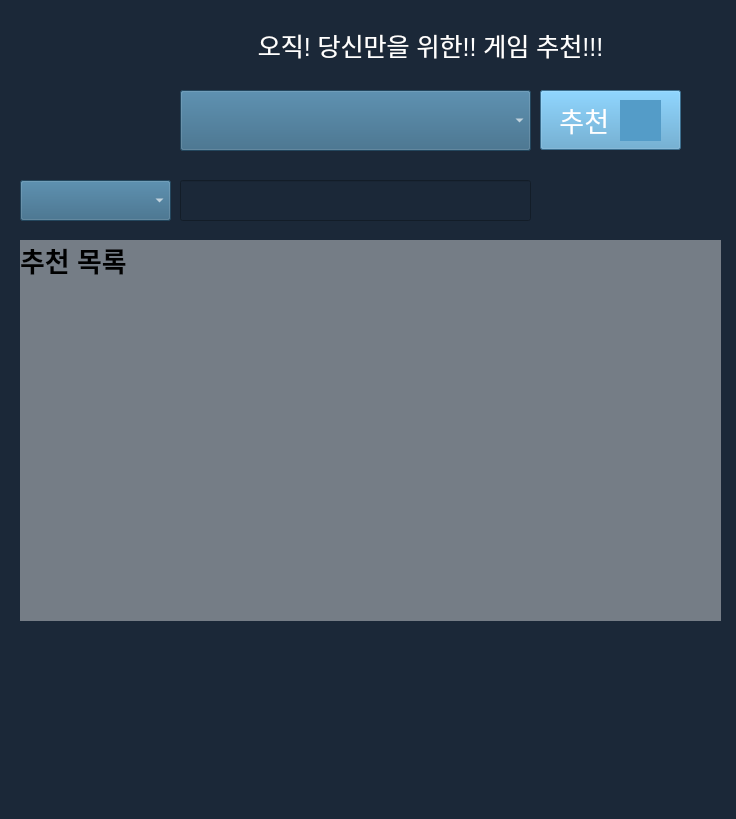
<?xml version="1.0" encoding="UTF-8"?>
<ui version="4.0">
 <class>Form</class>
 <widget class="QWidget" name="Form">
  <property name="geometry">
   <rect>
    <x>0</x>
    <y>0</y>
    <width>736</width>
    <height>819</height>
   </rect>
  </property>
  <property name="windowTitle">
   <string>Steam</string>
  </property>
  <property name="windowIcon">
   <iconset>
    <normaloff>ssteam.png</normaloff>ssteam.png</iconset>
  </property>
  <property name="styleSheet">
   <string notr="true">background-color:rgb(27, 40, 56);</string>
  </property>
  <widget class="QLabel" name="label">
   <property name="geometry">
    <rect>
     <x>180</x>
     <y>20</y>
     <width>501</width>
     <height>51</height>
    </rect>
   </property>
   <property name="font">
    <font>
     <pointsize>19</pointsize>
    </font>
   </property>
   <property name="styleSheet">
    <string notr="true">color: rgb(255, 255, 255);</string>
   </property>
   <property name="text">
    <string>오직! 당신만을 위한!! 게임 추천!!!</string>
   </property>
   <property name="alignment">
    <set>Qt::AlignCenter</set>
   </property>
  </widget>
  <widget class="QComboBox" name="cmb_gamelist">
   <property name="geometry">
    <rect>
     <x>180</x>
     <y>90</y>
     <width>351</width>
     <height>61</height>
    </rect>
   </property>
   <property name="font">
    <font>
     <pointsize>20</pointsize>
    </font>
   </property>
   <property name="styleSheet">
    <string notr="true">color: rgb(255, 255, 255);

background-color:rgb(49, 98, 130);

selection-background-color: rgb(49, 98, 130);




</string>
   </property>
  </widget>
  <widget class="QLabel" name="label_2">
   <property name="geometry">
    <rect>
     <x>20</x>
     <y>20</y>
     <width>140</width>
     <height>140</height>
    </rect>
   </property>
   <property name="text">
    <string/>
   </property>
   <property name="scaledContents">
    <bool>true</bool>
   </property>
  </widget>
  <widget class="QPushButton" name="btn_recommendation">
   <property name="geometry">
    <rect>
     <x>540</x>
     <y>90</y>
     <width>141</width>
     <height>60</height>
    </rect>
   </property>
   <property name="font">
    <font>
     <pointsize>20</pointsize>
    </font>
   </property>
   <property name="styleSheet">
    <string notr="true">color: rgb(255, 255, 255);
background-color:rgb(84, 156, 200);</string>
   </property>
   <property name="text">
    <string>추천       </string>
   </property>
  </widget>
  <widget class="QLabel" name="label_3">
   <property name="geometry">
    <rect>
     <x>20</x>
     <y>240</y>
     <width>701</width>
     <height>381</height>
    </rect>
   </property>
   <property name="styleSheet">
    <string notr="true">background-color:rgba(255, 255, 255, 30)</string>
   </property>
   <property name="text">
    <string/>
   </property>
  </widget>
  <widget class="QLineEdit" name="le_keyword">
   <property name="geometry">
    <rect>
     <x>180</x>
     <y>180</y>
     <width>351</width>
     <height>41</height>
    </rect>
   </property>
   <property name="font">
    <font>
     <pointsize>17</pointsize>
    </font>
   </property>
   <property name="styleSheet">
    <string notr="true">color: rgb(255, 255, 255);</string>
   </property>
  </widget>
  <widget class="QLabel" name="lbl_recommendation">
   <property name="geometry">
    <rect>
     <x>20</x>
     <y>240</y>
     <width>701</width>
     <height>381</height>
    </rect>
   </property>
   <property name="font">
    <font>
     <pointsize>20</pointsize>
     <weight>75</weight>
     <bold>true</bold>
    </font>
   </property>
   <property name="styleSheet">
    <string notr="true">background-color:rgba(255, 255, 255, 80)</string>
   </property>
   <property name="text">
    <string>추천 목록</string>
   </property>
   <property name="alignment">
    <set>Qt::AlignLeading|Qt::AlignLeft|Qt::AlignTop</set>
   </property>
  </widget>
  <widget class="QLabel" name="label_4">
   <property name="geometry">
    <rect>
     <x>620</x>
     <y>100</y>
     <width>41</width>
     <height>41</height>
    </rect>
   </property>
   <property name="styleSheet">
    <string notr="true">background-color:rgb(84, 156, 200);</string>
   </property>
   <property name="text">
    <string/>
   </property>
  </widget>
  <widget class="QComboBox" name="cmb_genrelist">
   <property name="geometry">
    <rect>
     <x>20</x>
     <y>180</y>
     <width>151</width>
     <height>41</height>
    </rect>
   </property>
   <property name="styleSheet">
    <string notr="true">color: rgb(255, 255, 255);

background-color:rgb(49, 98, 130);</string>
   </property>
  </widget>
 </widget>
 <resources/>
 <connections/>
</ui>
